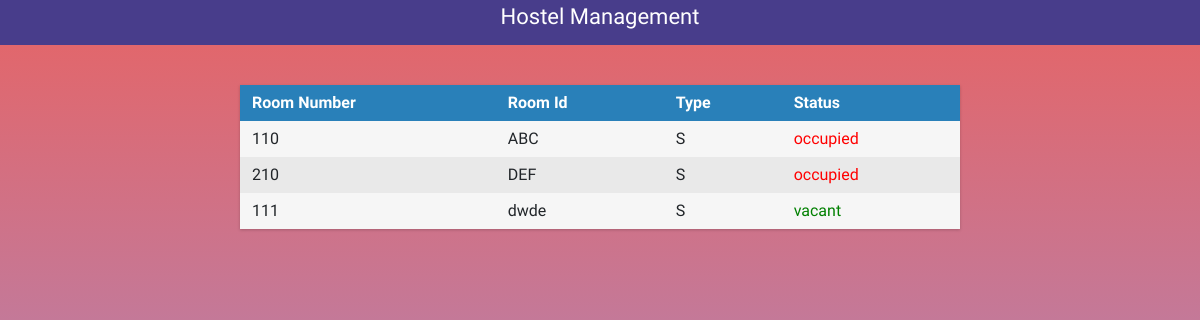
The page /hostels/H-10/ on the database as committed earlier.
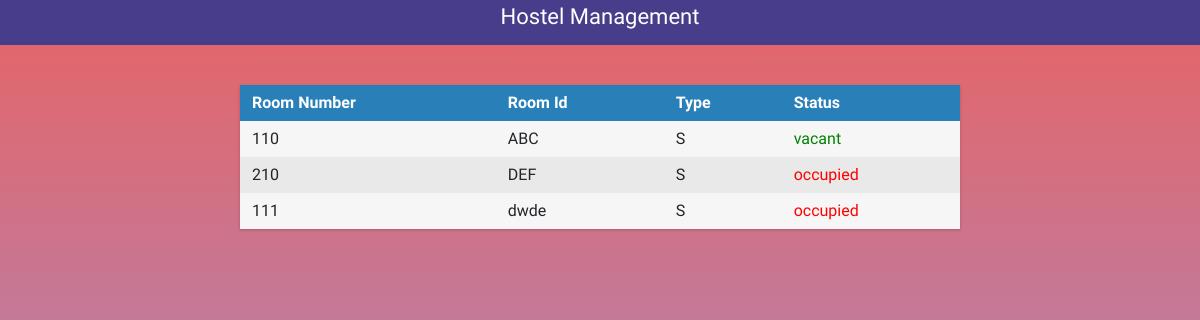
The same page on the database as committed later.
### selection/models.py (models this page shows, shortened)
class Room(models.Model):
    room_choice = [('S', 'Single Occupancy'), ('D', 'Double Occupancy'), ('P', 'Reserved for Research Scholars'),('B', 'Both Single and Double Occupancy')]
    no = models.CharField(max_length=5)
    name = models.CharField(max_length=10)
    room_type = models.CharField(choices=room_choice, max_length=1, default=None)
    vacant = models.BooleanField(default=False)
    hostel = models.ForeignKey('Hostel', on_delete=models.CASCADE)
    repair = models.CharField(max_length=100, blank=True)

### selection/views.py (the view)
# urls.py: path('hostels/<slug:hostel_name>/', views.hostel_detail_view, name='hostel'),
def hostel_detail_view(request, hostel_name):
    try:
        this_hostel = Hostel.objects.get(name=hostel_name)
    except Hostel.DoesNotExist:
        raise Http404("Invalid Hostel Name")
    context = {
        'hostel': this_hostel,
        'rooms': Room.objects.filter(
            hostel=this_hostel).order_by('name')}
    return render(request, 'hostels.html', context)

### selection/templates/hostels.html
{% extends 'base.html' %}
{% block content %}
    <div class="wrapper">
        <div class="table">
            <div class="row header">
                <div class="cell">
                    Room Number
                </div>
                <div class="cell">
                    Room Id
                </div>
                <div class="cell">
                    Type
                </div>
                <div class="cell">
                    Status
                </div>
            </div>
            {% for room in rooms %}
                <div class="row">
                    <div class="cell" data-title="Number">
                        {{ room.no }}
                    </div>
                    <div class="cell" data-title="Name">
                        {{ room.name }}
                    </div>
                    <div class="cell" data-title="Type">
                        {{ room.room_type }}
                    </div>
                    <div class="cell" style="{% if room.vacant %} color: green {% else %} color:Red {% endif %}" data-title="Status">
                        {% if room.vacant %} vacant {% else %} occupied {% endif %}
                    </div>
                </div>
            {% endfor %}
        </div>
    </div>
{% endblock content %}

Rows that differ between the two databases and show on the page:
changed Room "ABC": vacant "occupied" → "vacant"
changed Room "dwde": vacant "vacant" → "occupied"
